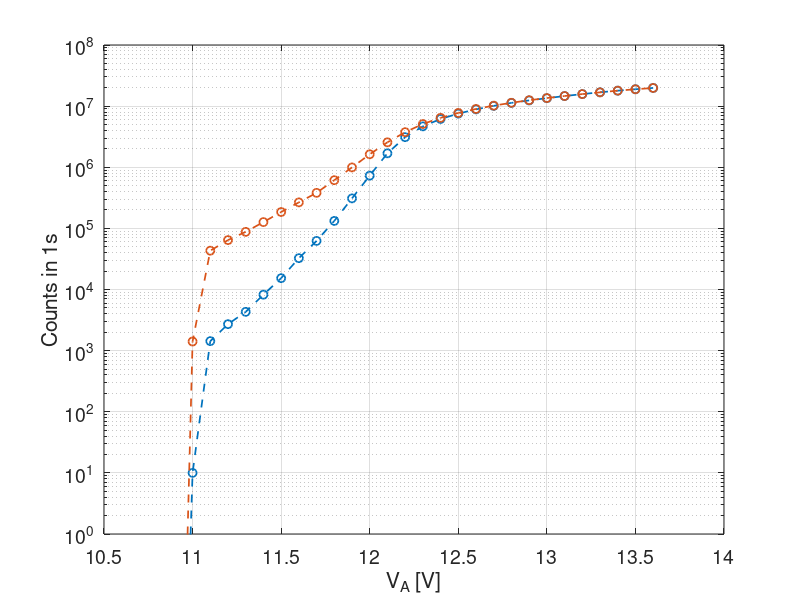
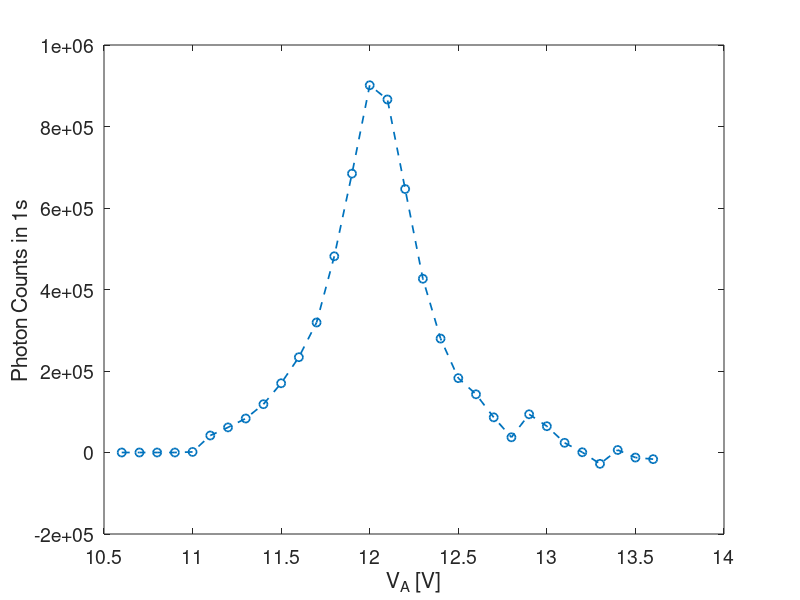

Write the MATLAB code that produced these figures, in order.
close all
clear
clc

lw = 1.25;
fs = 14;

load( 'pqc_wirebonded_cryo_2_fast_laser_off_140K.mat' );

% Plot total pulses vs. overbias
figure( )

CDF_peaks = zeros( 1, length( data_cells ) );
for i = 1 : length( data_cells )
    CDF_peaks( i ) = max( data_cells{ i }.pulse_CDF_mean );
end
%plot( VA_list, CDF_peaks / delta_T, 'o--', 'linewidth', lw );
CDF_peaks_log_modified_laser_off = CDF_peaks;
CDF_peaks_log_modified_laser_off( CDF_peaks_log_modified_laser_off == 0 ) = 1e-10;
semilogy( VA_list, CDF_peaks_log_modified_laser_off / delta_T, 'o--', 'linewidth', lw );
ylim( [ 1 1e8 ] );
hold on;
grid on;

xlabel( 'V_A [V]' );
ylabel( 'Counts in 1s' );
set( gca, 'fontsize', fs );

load( 'pqc_wirebonded_cryo_2_fast_laser_20mA_140K.mat' );

CDF_peaks = zeros( 1, length( data_cells ) );
for i = 1 : length( data_cells )
    CDF_peaks( i ) = max( data_cells{ i }.pulse_CDF_mean );
end
%plot( VA_list, CDF_peaks / delta_T, 'o--', 'linewidth', lw );
CDF_peaks_log_modified_laser_on = CDF_peaks;
CDF_peaks_log_modified_laser_on( CDF_peaks_log_modified_laser_on == 0 ) = 1e-10;
semilogy( VA_list, CDF_peaks_log_modified_laser_on / delta_T, 'o--', 'linewidth', lw );
ylim( [ 1 1e8 ] );

figure( )

plot( VA_list, ( CDF_peaks_log_modified_laser_on - CDF_peaks_log_modified_laser_off ) / delta_T, 'o--', 'linewidth', lw );
%ylim( [ 1 1e8 ] );

xlabel( 'V_A [V]' );
ylabel( 'Photon Counts in 1s' );
set( gca, 'fontsize', fs );
